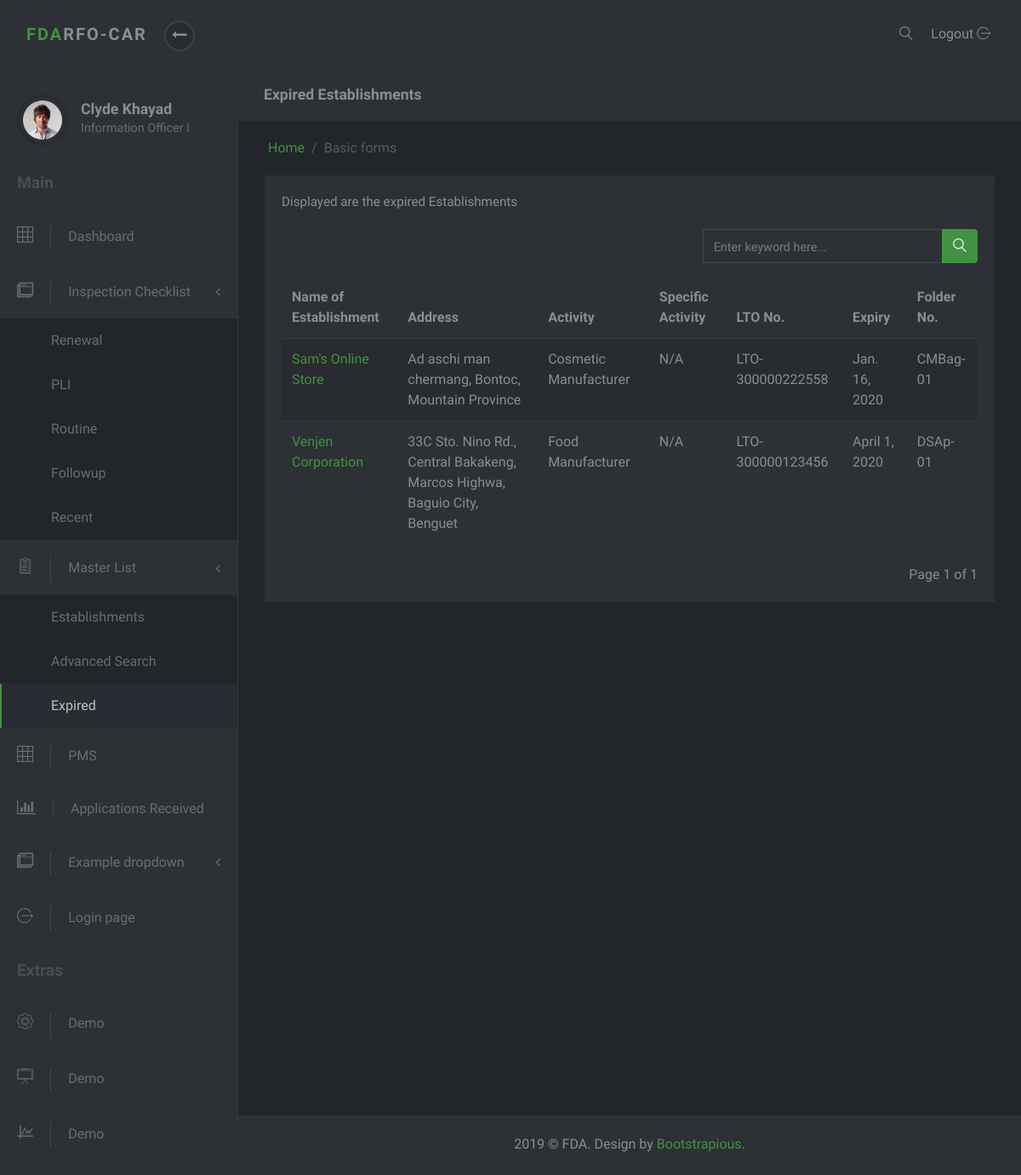
The app's page /masterlist/expired-list, older data.
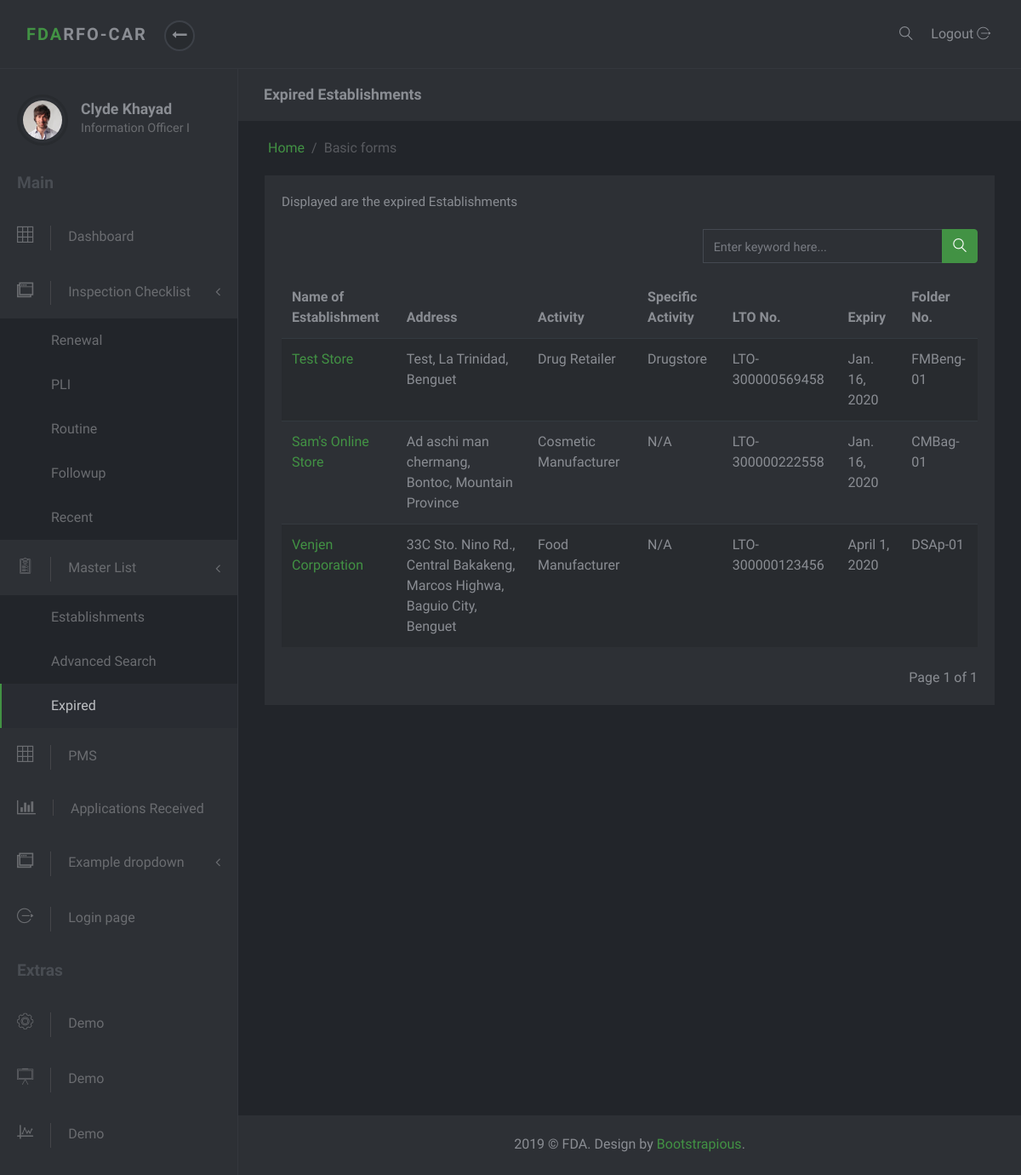
The same page, newer data.
### masterlist/models.py (models this page shows, shortened)
class Establishment(models.Model):
    date_modified = models.DateTimeField('date modified', default=timezone.now)
    application = models.CharField(max_length=1, choices=constants.APPLICATIONS)
    name = models.CharField(max_length=60)
    product_type = models.ForeignKey(ProductType, on_delete=models.SET_NULL, null=True)
    center = models.CharField(max_length=6, choices=constants.CENTERS)
    primary_activity = models.ForeignKey(PrimaryActivity, on_delete=models.CASCADE, null=True)
    specific_activity = models.ManyToManyField(SpecificActivity, verbose_name='Specific Activity/s')
    additional_activity = models.ForeignKey(AdditionalActivity, on_delete=models.SET_NULL, null=True)
    product_line = models.ForeignKey(ProductLine, on_delete=models.SET_NULL, null=True, blank=True)
    plant_address = models.OneToOneField(PlantAddress, on_delete=models.SET_NULL, null=True)
    office_address = models.OneToOneField(OfficeAddress, on_delete=models.SET_NULL, null=True)
    authorized_officer = models.OneToOneField(AuthorizedOfficer, on_delete=models.SET_NULL, null=True)
    remarks = models.CharField(max_length=100, null=True, blank=True, verbose_name='Product Remarks')
    status = models.CharField(max_length=8, choices=constants.EST_STATUS, null=True, default="Active")
    folder_id = models.CharField(max_length=10, null=True, verbose_name="Folder Number")
    renchecklist = mymanagers.RenewalChecklistManager()
    plichecklist = mymanagers.PLIChecklistManager()
    expiredlist = mymanagers.ExpiredListManager()
    routinelist = mymanagers.RoutineListManager()
    objects = models.Manager()
    def specific_activities(self):
        return ",\n".join(s.name for s in self.specific_activity.all())
    class Meta:
        ordering = ['-date_modified']

class Address(models.Model):
    address = models.CharField(max_length=250)
    region = models.ForeignKey(Region, on_delete=models.SET_NULL, null=True)
    province = models.ForeignKey(Province, on_delete=models.SET_NULL, null=True)
    municipality_or_city = models.ForeignKey(CityOrMunicipality, on_delete=models.SET_NULL, null=True)
    def full_address(self):
        return self.address + ', ' + self.municipality_or_city.name + ', ' + self.province.name

class CityOrMunicipality(models.Model):
    name = models.CharField(max_length=30)
    description = models.CharField(max_length=50, null=True, blank=True)
    province = models.ForeignKey(Province, on_delete=models.CASCADE)

class Province(models.Model):
    name = models.CharField(max_length=30)
    region = models.ForeignKey(Region, on_delete=models.SET_NULL, null=True)

class ProductType(models.Model):
    name = models.CharField(max_length=50)
    def __str__(self):
        return self.name

class PrimaryActivity(models.Model):
    name = models.CharField(max_length=150)
    def __str__(self):
        return self.name

class SpecificActivity(models.Model):
    name = models.CharField(max_length=150)

class Lto(models.Model):
    establishment = models.ForeignKey(Establishment, on_delete=models.CASCADE, null=True, related_name='ltos')
    issuance = models.DateTimeField(null=True, blank=True, verbose_name='Date Issued')
    lto_number = models.CharField(max_length=20)
    expiry = models.DateTimeField('expiry date')
    class Meta:
        ordering = ['-expiry']

### masterlist/views.py (the view)
# urls.py: path('expired-list', ExpiredListView.as_view(), name='est-expired'),
class ExpiredListView(ListView):
    model = Establishment
    items_per_page = 10
    template_name = 'masterlist/expired-list.html'
    context_object_name = 'test'
    def get_context_data(self, **kwargs):
        context = super().get_context_data(**kwargs)
        context['expiredlist_active'] = "active"
        page = self.request.GET.get('page')
        paginator = mypaginator.MyPaginator(self.get_list(), self.items_per_page, page)
        establishments = paginator.get_paginated_result()
        context['paginated_result'] = establishments
        return context
    def get_list(self):
        checklist = Establishment.expiredlist.get_list()
        query = self.request.GET.get('q', None)
        if query:
            checklist = Establishment.expiredlist.get_filtered_list(query=query)
        return checklist

### masterlist/myhelpers.py (called while the page is built)
    def get_list(self):
        establishments = super().get_queryset()
        return self.get(establishments=establishments)

### masterlist/mymanagers.py (called while the page is built)
    def get(self, establishments):
        checklist = []
        for est in establishments:
            if est.ltos.first().expiry.date() < datetime.now().date():
                checklist.append(est)
        return checklist

### masterlist/mypaginator.py (called while the page is built)
    def get_paginated_result(self):
        paginated_result = ''
        paginator = Paginator(self.query_set, self.items_per_page)
        page = self.page
        try:
            paginated_result = paginator.page(page)
        except PageNotAnInteger:
            paginated_result = paginator.page(1)
        except EmptyPage:
            paginated_result = paginator.page(paginator.num_pages)
        return paginated_result

### masterlist/templates/masterlist/expired-list.html (shortened to what this page needs)
{% extends 'masterlist/partial/base.html' %}
{% block subtitle %} Expired Establishments {% endblock %}
{% block content %}
<div class="row">
    <div class="col-lg-12">
        <div class="block">
            <div class="title">
                <span class="d-block">Displayed are the expired Establishments</span>
            </div>
            <div class="row">
                <div class="col-md-7">
                </div>
                <div class="col-md-5">
                  <form action="" method='get'>
                    {% include 'masterlist/partial/search_input.html' %}
                  </form>
                </div>
            </div>
            <div class="block-body">
                <div class="table-responsive">
                    <table class="table table-striped table-hover">
                        <thead>
                        <tr>
                            <th>Name of Establishment</th>
                            <th>Address</th>
                            <th>Activity</th>
                            <th>Specific Activity</th>
                            <th>LTO No.</th>
                            <th>Expiry</th>
                            <th>Folder No. {{df}}</th>
                        </tr>
                        </thead>
                        <tbody>
                        {% for est in paginated_result %}
                        <tr>
                            <td><a href="{% url 'masterlist:est-detail' est.id %}">{{est.name}}</a></td>
                            <td>{{est.plant_address.full_address}}</td>
                            <td>{{est.product_type}} {{est.primary_activity}}</td>
                            <td>{{est.specific_activities}}</td>
                            <td>{{est.ltos.first.lto_number}}</td>
                            <td>{{est.ltos.first.expiry.date}}</td>
                            <td>{{est.folder_id}}</td>
                        </tr>
                        {% endfor %}
                        </tbody>
                    </table>
                </div>
                <br>
                {% include 'masterlist/partial/pagination.html' %}
            </div>
        </div>
    </div>
</div>
{% endblock %}

Row changes from the older to the newer data that the page shows:
added Establishment: name "Test Store", plant_address.full_address "Test, La Trinidad, Benguet", product_type "Drug", primary_activity "Retailer", specific_activities "Drugstore", ltos.first.lto_number "LTO-300000569458", ltos.first.expiry "Jan. 16, 2020", folder_id "FMBeng-01"
